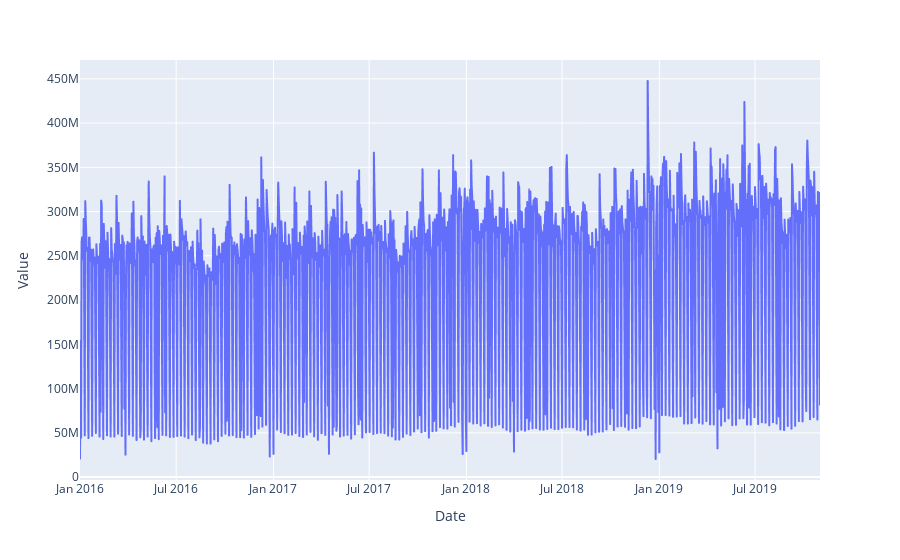

Notebook code for this chart:
### Code cell
fig = px.line(x=line_value['Date'], y=line_value['Value'], labels={'x':'Date', 'y':'Value'})
fig.show()

### Figure 1 — Plotly figure (JSON) as saved in the notebook; plotly's stock layout.template omitted (floating-point values rounded to 4 significant figures; data arrays with more than 128 entries replaced by an {"elided": "..."} marker saying what was removed)
{"data": [{"hovertemplate": "Date=%{x}<br>Value=%{y}<extra></extra>", "legendgroup": "", "line": {"color": "#636efa", "dash": "solid"}, "mode": "lines", "name": "", "showlegend": false, "type": "scattergl", "x": {"elided": "1401 str values"}, "xaxis": "x", "y": {"elided": "1401 float values"}, "yaxis": "y"}], "layout": {"legend": {"tracegroupgap": 0}, "margin": {"t": 60}, "xaxis": {"anchor": "y", "domain": [0, 1], "title": {"text": "Date"}}, "yaxis": {"anchor": "x", "domain": [0, 1], "title": {"text": "Value"}}}}
